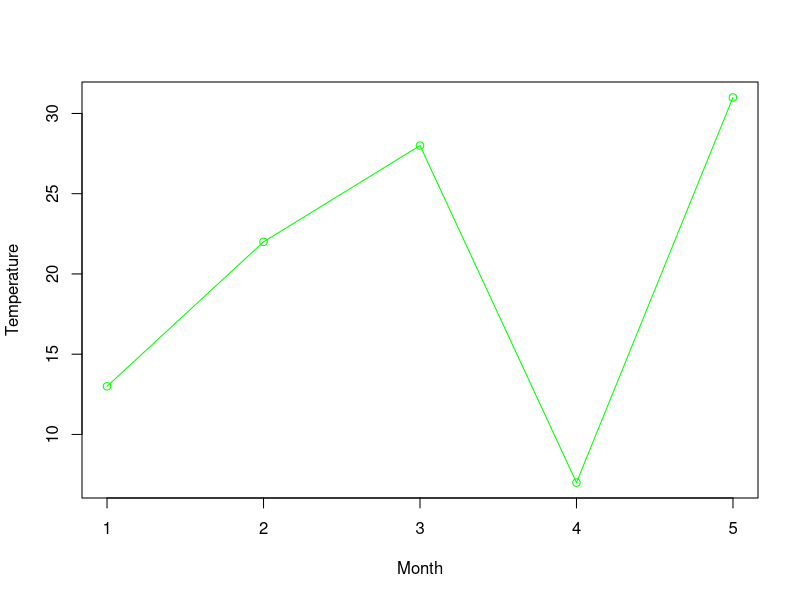
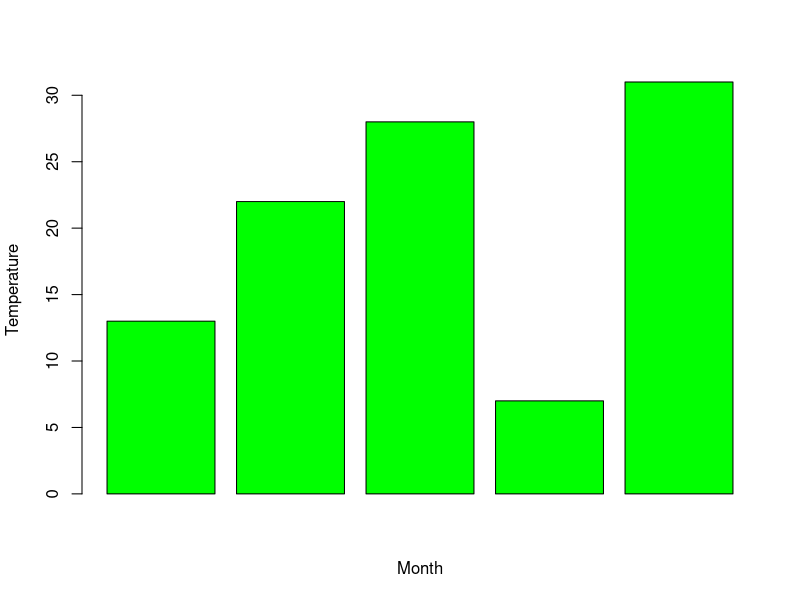

Generate these figures, in order, with R:
# Creating the data for the chart.
v <- c(13, 22, 28, 7, 31)

# Giving a name to the chart files.
png(file = "D:/data handling/exp15_lineplot.png")

# Plotting the line chart.
plot(v, type = "o", col = "green", xlab = "Month", ylab = "Temperature")

# Saving the file.
dev.off()

# Giving a name to the chart file.
png(file = "D:/data handling/exp15_barplot.png")

# Plotting the bar chart.
barplot(v, col = "green", xlab = "Month", ylab = "Temperature")

# Saving the file.
dev.off()
